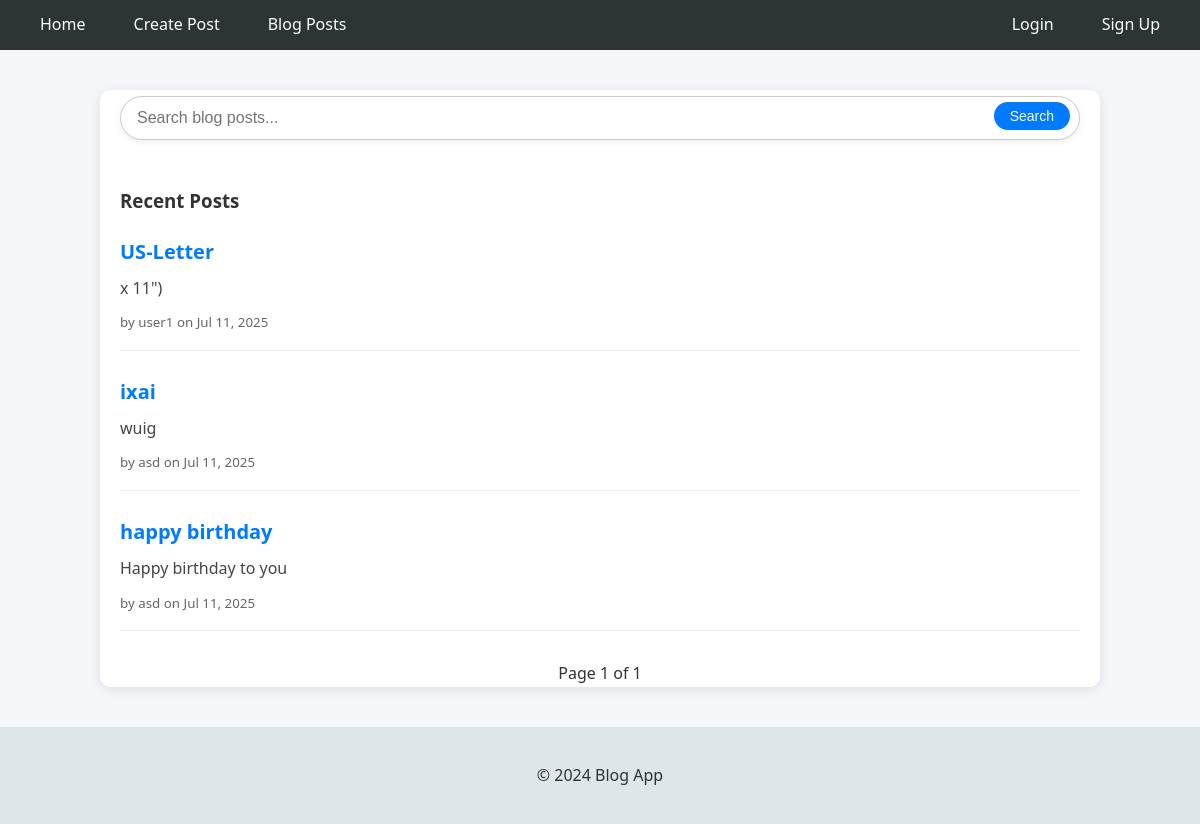
The page / on the database its author committed.
### blog_post/models.py (models this page shows, shortened)
class BlogPost(models.Model):
    title = models.CharField(max_length=200)
    content = models.TextField()
    image = models.ImageField(upload_to='blog_images/', blank=True, null=True)
    created_at = models.DateTimeField(auto_now_add=True)
    updated_at = models.DateTimeField(auto_now=True)
    author = models.ForeignKey(User, on_delete=models.CASCADE, default=None)
    class Meta:
        ordering = ['-created_at']

### blog_post/views.py (the view)
# urls.py: 2. Add a URL to urlpatterns:  path('', views.home, name='home')
def home(request):
    query = request.GET.get('q', '')
    if query:
        posts = BlogPost.objects.filter(
            Q(title__icontains=query) | Q(content__icontains=query)
        )
    else:
        posts = BlogPost.objects.all()
    posts = posts.order_by('-updated_at')
    paginator = Paginator(posts, 8)
    page_number = request.GET.get('page')
    page_obj = paginator.get_page(page_number)
    context = {
        'posts': page_obj,
        'query': query
    }
    return render(request, 'home.html', context)

### templates/home.html (shortened to what this page needs)
{% extends "base.html" %}
{% block content %}
<form method="get" action="{% url 'Home' %}" style="max-width: 1000px; margin-bottom: 30px;">
    <div style="position: relative;">
        <input
            type="text"
            name="q"
            placeholder="Search blog posts..."
            value="{{ request.GET.q }}"
            style="
                width: 100%;
                padding: 12px 48px 12px 16px;
                border: 1px solid #ccc;
                border-radius: 25px;
                outline: none;
                font-size: 16px;
                box-shadow: 0 2px 6px rgba(0,0,0,0.08);
            "
        >
        <button
            type="submit"
            style="
                position: absolute;
                right: 10px;
                top: 40%;
                transform: translateY(-50%);
                padding: 6px 16px;
                background-color: #007bff;
                color: white;
                border: none;
                border-radius: 20px;
                cursor: pointer;
                font-size: 14px;
            "
        >Search</button>
    </div>
</form>
<h3 style="margin-bottom: 20px;">
    {% if query %}
        Search Results for "{{ query }}"
    {% else %}
        Recent Posts
    {% endif %}
</h3>
<ul style="list-style: none; padding-left: 0;">
    {% for post in posts %}
        <li style="margin-bottom: 25px; padding-bottom: 15px; border-bottom: 1px solid #eee;">
            <a href="{% url 'BlogPostDetail' post.pk %}" style="font-size: 20px; color: #007bff; font-weight: bold;">
                {{ post.title }}
            </a>
            <p style="margin: 8px 0; color: #444;">{{ post.content|truncatewords:25 }}</p>
            <small style="color: #666;">by {{ post.author.username }} on {{ post.created_at|date:"M d, Y" }}</small>
        </li>
    {% empty %}
        <li>No blog posts found.</li>
    {% endfor %}
</ul>
<div class="pagination" style="margin-top: 30px; text-align: center;">
    <span style="margin: 0 12px;">Page {{ posts.number }} of {{ posts.paginator.num_pages }}</span>
</div>
{% endblock %}

### templates/base.html (shortened to what this page needs)
{% load static %}
<!DOCTYPE html>
<html lang="en">
<head>
    <link rel="stylesheet" href="{% static 'css/style.css' %}" />
</head>
<body>
<nav>
    <ul>
        <li><a href="{% url 'Home' %}">Home</a></li>
        <li><a href="{% url 'BlogPostCreate' %}">Create Post</a></li>
        <li><a href="{% url 'BlogPostList' %}">Blog Posts</a></li>
    </ul>
    <ul style="float: right;">
        {% if user.is_authenticated %}
        <li><a href="{% url 'logout' %}">Logout</a></li>
        {% else %}
        <li><a href="{% url 'login' %}">Login</a></li>
        <li><a href="{% url 'signup' %}">Sign Up</a></li>
        {% endif %}
    </ul>
</nav>
<main>
    {% block content %}{% endblock %}
</main>
<footer>
    <p>&copy; 2024 Blog App</p>
</footer>
</body>
</html>

### static/css/style.css (style rules this page uses)
body { margin: 0; font-family: 'Segoe UI', 'Roboto', sans-serif; background-color: #f4f6f9; color: #333; line-height: 1.6; }
a { text-decoration: none; color: inherit; }
nav { background-color: #2d3436; padding: 12px 24px; display: flex; justify-content: space-between; align-items: center; flex-wrap: wrap; }
nav ul { list-style: none; display: flex; gap: 16px; margin: 0; padding: 0; }
nav a { color: white; padding: 8px 16px; border-radius: 6px; transition: background-color 0.3s; }
main { max-width: 960px; margin: 40px auto; padding: 0 20px; background-color: white; border-radius: 10px; box-shadow: 0 2px 12px rgba(0, 0, 0, 0.1); }
header, footer { text-align: center; padding: 20px; background-color: #dfe6e9; color: #2d3436; }
button, .btn-primary, .btn-secondary, .btn-danger { padding: 10px 18px; border: none; border-radius: 6px; cursor: pointer; font-weight: 500; transition: background-color 0.3s ease; }
input[type="text"], input[type="email"], input[type="file"], textarea { width: 100%; padding: 10px; margin-top: 6px; margin-bottom: 16px; border: 1px solid #ccc; border-radius: 6px; box-sizing: border-box; }

### rows shown on the page
BlogPost: title "US-Letter", content "x 11\")", author.username "user1", created_at "Jul 11, 2025"
BlogPost: title "ixai", content "wuig", author.username "asd", created_at "Jul 11, 2025"
BlogPost: title "happy birthday", content "Happy birthday to you", author.username "asd", created_at "Jul 11, 2025"

### other values the page prints
{{ posts.number }} "1"
{{ posts.paginator.num_pages }} "1"
